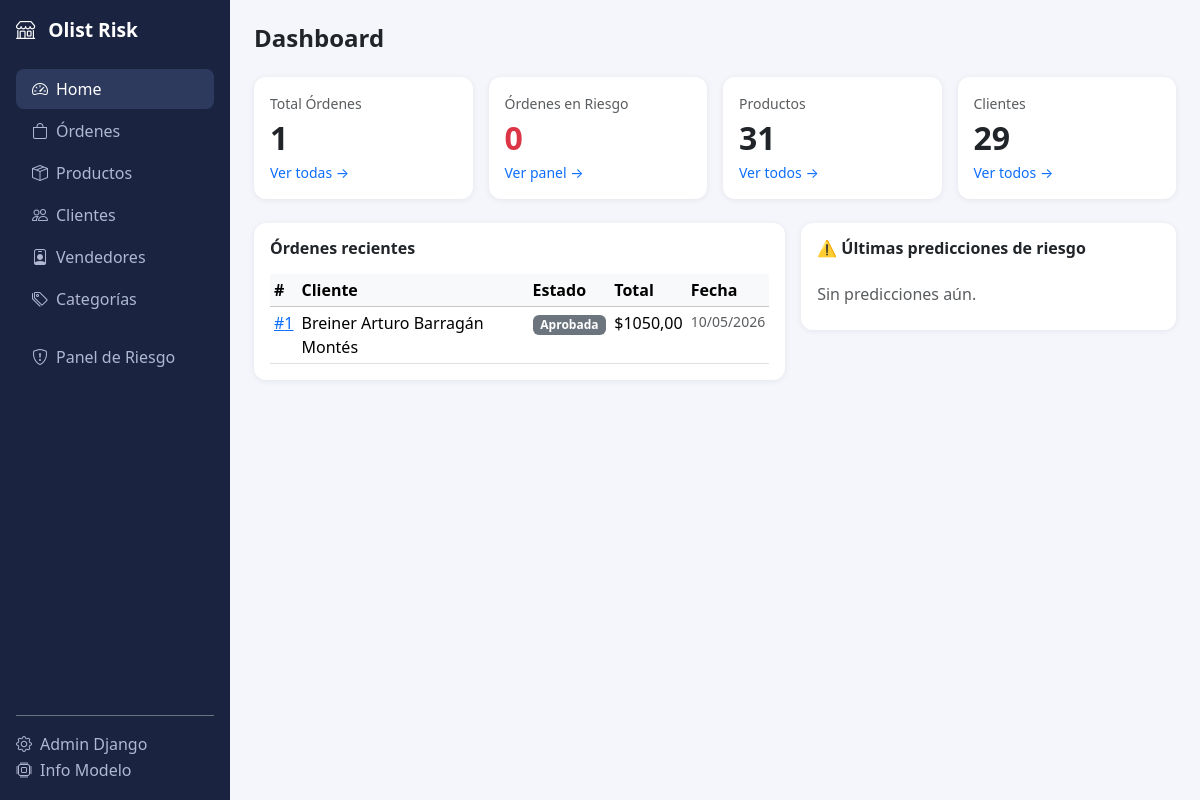
The app's page /, older data.
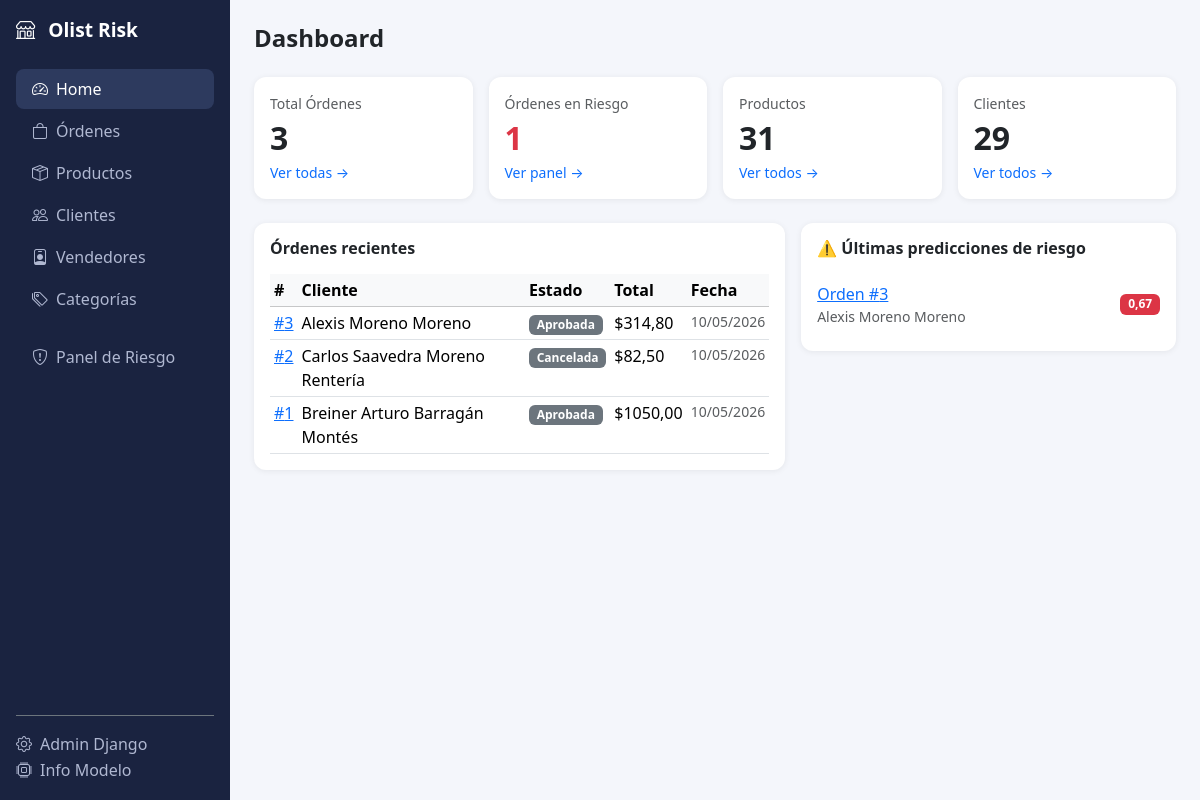
The same page, newer data.
### marketplace/models.py (models this page shows, shortened)
class Order(models.Model):
    class Status(models.TextChoices):
        PENDING    = "pending",    "Pendiente"
        APPROVED   = "approved",   "Aprobada"
        PROCESSING = "processing", "En proceso"
        SHIPPED    = "shipped",    "Enviada"
        DELIVERED  = "delivered",  "Entregada"
        CANCELLED  = "cancelled",  "Cancelada"
    customer           = models.ForeignKey(Customer, on_delete=models.PROTECT, related_name="orders", verbose_name="Cliente")
    status             = models.CharField(max_length=20, choices=Status.choices, default=Status.PENDING)
    purchase_timestamp = models.DateTimeField(default=timezone.now)
    approved_at        = models.DateTimeField(null=True, blank=True)
    estimated_delivery = models.DateField(null=True, blank=True, verbose_name="Entrega estimada")
    delivered_at       = models.DateTimeField(null=True, blank=True)
    total_items    = models.PositiveIntegerField(default=0)
    total_price    = models.DecimalField(max_digits=14, decimal_places=2, default=0)
    total_freight  = models.DecimalField(max_digits=12, decimal_places=2, default=0)
    unique_sellers = models.PositiveIntegerField(default=0)
    same_state     = models.BooleanField(default=False)
    month_sin   = models.FloatField(default=0.0)
    month_cos   = models.FloatField(default=0.0)
    weekday_sin = models.FloatField(default=0.0)
    weekday_cos = models.FloatField(default=0.0)
    approval_delay_log     = models.FloatField(default=0.0)
    estimated_delivery_log = models.FloatField(default=0.0)
    created_at = models.DateTimeField(auto_now_add=True)
    updated_at = models.DateTimeField(auto_now=True)
    class Meta:
        verbose_name        = "Orden"
        verbose_name_plural = "Órdenes"
        ordering            = ["-purchase_timestamp"]

class Customer(models.Model):
    name             = models.CharField(max_length=200, verbose_name="Nombre")
    email            = models.EmailField(unique=True)
    customer_state   = models.CharField(max_length=3, choices=ESTADOS_CO, blank=True, verbose_name="Departamento")
    phone            = models.CharField(max_length=20, blank=True)
    created_at       = models.DateTimeField(auto_now_add=True)
    class Meta:
        verbose_name        = "Cliente"
        verbose_name_plural = "Clientes"

class RiskPrediction(models.Model):
    order            = models.OneToOneField(Order, on_delete=models.CASCADE, related_name="risk_prediction")
    risk_probability = models.FloatField()
    risk_label       = models.BooleanField()
    threshold_used   = models.FloatField(default=0.45)
    model_version    = models.CharField(max_length=20, default="1.0.0")
    features_snapshot = models.JSONField(default=dict, blank=True)
    predicted_at     = models.DateTimeField(auto_now_add=True)
    class Meta:
        verbose_name        = "Predicción de Riesgo"
        verbose_name_plural = "Predicciones de Riesgo"

### marketplace/views.py (the view)
# urls.py: path("",                              views.dashboard,           name="dashboard"),
def dashboard(request):
    total_orders    = Order.objects.count()
    total_products  = Product.objects.count()
    total_customers = Customer.objects.count()
    orders_at_risk  = RiskPrediction.objects.filter(risk_label=True).count()
    recent_orders   = Order.objects.select_related("customer").order_by("-purchase_timestamp")[:8]
    recent_risk     = (
        RiskPrediction.objects.filter(risk_label=True)
        .select_related("order__customer")
        .order_by("-predicted_at")[:5]
    )
    return render(request, "marketplace/dashboard.html", {
        "total_orders":    total_orders,
        "total_products":  total_products,
        "total_customers": total_customers,
        "orders_at_risk":  orders_at_risk,
        "recent_orders":   recent_orders,
        "recent_risk":     recent_risk,
    })

### marketplace/templates/marketplace/dashboard.html (shortened to what this page needs)
{% extends "marketplace/base.html" %}
{% block content %}
<h4 class="mb-4 fw-bold">Dashboard</h4>
<div class="row g-3 mb-4">
  <div class="col-md-3">
    <div class="card p-3">
      <div class="text-muted small">Total Órdenes</div>
      <div class="fs-2 fw-bold">{{ total_orders }}</div>
      <a href="{% url 'marketplace:order_list' %}" class="small text-decoration-none">Ver todas →</a>
    </div>
  </div>
  <div class="col-md-3">
    <div class="card p-3">
      <div class="text-muted small">Órdenes en Riesgo</div>
      <div class="fs-2 fw-bold text-danger">{{ orders_at_risk }}</div>
      <a href="{% url 'marketplace:risk_dashboard' %}" class="small text-decoration-none">Ver panel →</a>
    </div>
  </div>
  <div class="col-md-3">
    <div class="card p-3">
      <div class="text-muted small">Productos</div>
      <div class="fs-2 fw-bold">{{ total_products }}</div>
      <a href="{% url 'marketplace:product_list' %}" class="small text-decoration-none">Ver todos →</a>
    </div>
  </div>
  <div class="col-md-3">
    <div class="card p-3">
      <div class="text-muted small">Clientes</div>
      <div class="fs-2 fw-bold">{{ total_customers }}</div>
      <a href="{% url 'marketplace:customer_list' %}" class="small text-decoration-none">Ver todos →</a>
    </div>
  </div>
</div>
<div class="row g-3">
  <div class="col-lg-7">
    <div class="card p-3">
      <h6 class="fw-bold mb-3">Órdenes recientes</h6>
      <table class="table table-sm table-hover mb-0">
        <thead class="table-light">
          <tr><th>#</th><th>Cliente</th><th>Estado</th><th>Total</th><th>Fecha</th></tr>
        </thead>
        <tbody>
          {% for o in recent_orders %}
          <tr>
            <td><a href="{% url 'marketplace:order_detail' o.pk %}">#{{ o.pk }}</a></td>
            <td>{{ o.customer.name }}</td>
            <td><span class="badge bg-secondary">{{ o.get_status_display }}</span></td>
            <td>${{ o.total_price }}</td>
            <td class="text-muted small">{{ o.purchase_timestamp|date:"d/m/Y" }}</td>
          </tr>
          {% empty %}
          <tr><td colspan="5" class="text-center text-muted">Sin órdenes aún.</td></tr>
          {% endfor %}
        </tbody>
      </table>
    </div>
  </div>
  <div class="col-lg-5">
    <div class="card p-3">
      <h6 class="fw-bold mb-3">⚠️ Últimas predicciones de riesgo</h6>
      <ul class="list-group list-group-flush">
        {% for rp in recent_risk %}
        <li class="list-group-item px-0 d-flex justify-content-between align-items-center">
          <div>
            <a href="{% url 'marketplace:order_detail' rp.order.pk %}">Orden #{{ rp.order.pk }}</a>
            <span class="text-muted small d-block">{{ rp.order.customer.name }}</span>
          </div>
          <span class="badge
            {% if rp.risk_probability >= 0.65 %}bg-danger
            {% elif rp.risk_probability >= 0.45 %}bg-warning text-dark
            {% else %}bg-success{% endif %}">
            {{ rp.risk_probability|floatformat:2 }}
          </span>
        </li>
        {% empty %}
        <li class="list-group-item text-muted px-0">Sin predicciones aún.</li>
        {% endfor %}
      </ul>
    </div>
  </div>
</div>
{% endblock %}

Row changes from the older to the newer data that the page shows:
added Order: pk "3", customer.name "Alexis Moreno Moreno", status "Aprobada", total_price "314,80", purchase_timestamp "10/05/2026"
added Order: pk "2", customer.name "Carlos Saavedra Moreno Rentería", status "Cancelada", total_price "82,50", purchase_timestamp "10/05/2026"
added RiskPrediction: order.pk "3", order.customer.name "Alexis Moreno Moreno", risk_probability "0,67"
Text that changed along with them:
{{ total_orders }}: "1" → "3"
{{ orders_at_risk }}: "0" → "1"
text no longer shown: "Sin predicciones aún."
